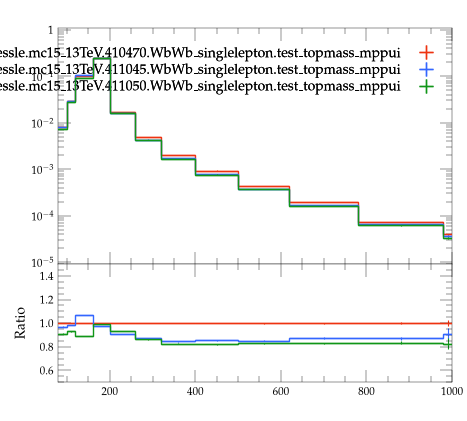

This figure's Python source:
#! /usr/bin/env python3

# This Python script was auto-generated using YODA v2.1.2.
# Analysis object: /WbWb_singlelepton/m_bw
# Timestamp: 07-08-2026 (09:16:01)

import matplotlib as mpl
import matplotlib.pyplot as plt
mpl.use('Agg') # comment out for interactive use
import os
import numpy as np
from numpy import nan, inf

plotDir = os.path.split(os.path.realpath(__file__))[0]
if 'YODA_USER_PLOT_PATH' in globals():
    plot_outdir = globals()['YODA_USER_PLOT_PATH']
else:
    plot_outdir = plotDir

#plot style
plt.style.use(os.path.join(plotDir, '../default.mplstyle'))
# plot metadata
figW, figH = plt.rcParams['figure.figsize']
ax_xLabel = ''
ax_yLabel = ''
ax_title  = ''
ax_xScale = 'linear'
ax_yScale = 'log'
xLims = (80.0, 1000.0)
yLims = (9e-06, 1.1)

# TeX-friendly labels for the legend
labels = {
  'legend' : ([ r"user.johessle.mc15\_13TeV.410470.WbWb\_singlelepton.test\_topmass\_mppui", r"user.johessle.mc15\_13TeV.411045.WbWb\_singlelepton.test\_topmass\_mppui", r"user.johessle.mc15\_13TeV.411050.WbWb\_singlelepton.test\_topmass\_mppui" ], r""),
}

# Adjust canvas width and height
canvasW = 10.0
canvasH = 9.0
figW *= canvasW/10.
figH *= canvasH/9.

# Create figure and axis objects
fig, (ax, ratio0_ax) = plt.subplots(2, 1, sharex=True,
                  figsize=(figW,figH), gridspec_kw={'height_ratios': (6.0, 3.0)})

# Set figure margins
plt.subplots_adjust(
    left   = 1.0 * plt.rcParams['figure.subplot.left'],
    right  = 1.0 * plt.rcParams['figure.subplot.right'],
    top    = 1.0 * plt.rcParams['figure.subplot.top'],
    bottom = 1.0 * plt.rcParams['figure.subplot.bottom'])

ratio0_ax.yaxis.set_major_locator(mpl.ticker.MultipleLocator(0.2))
ratio0_ax.set_ylim(0.5, 1.4999)
ratio0_ax.set_ylabel('Ratio')

# the numerical data is stored in a separate file
dataf = dict()
prefix = os.path.split(__file__)[0]
if prefix:    prefix = prefix + '/'
exec(open(prefix+'m_bw__data.py').read(), dataf)


legend_handles = dict() # keep track of handles for the legend

# style options for curves
# starts at zorder>=5 to draw curve on top of legend
styles = {
  'user.johessle.mc15_13TeV.410470.WbWb_singlelepton.test_topmass_mppui.yoda': {
    'color' : '#EE3311',
    'linestyle' : '-',
    'lineopacity' : 1.0,
    'linewidth' : 1,
    'marker' : 'none',
    'markersize' : 2,
    'capsize' : 0.0,
    'zorder' : 5,
    'histstyle' : 1,
    'drawstyle' : 'steps-pre',
    'xerrorbars' : 1,
    'yerrorbars' : 1,
    'fillcolor' : None,
    'fillopacity' : 1.0,
    'ratio0_linestyle' : '-',
    'ratio0_lineopacity' : 1.0,
    'ratio0_linewidth' : 1,
    'ratio0_marker' : 'none',
    'ratio0_markersize' : 2,
    'ratio0_capsize' : 0.0,
    'ratio0_zorder' : 5,
    'ratio0_histstyle' : 1,
    'ratio0_drawstyle' : 'steps-pre',
    'ratio0_xerrorbars' : 1,
    'ratio0_yerrorbars' : 1,
  },
  'user.johessle.mc15_13TeV.411045.WbWb_singlelepton.test_topmass_mppui.yoda': {
    'color' : '#3366FF',
    'linestyle' : '-',
    'lineopacity' : 1.0,
    'linewidth' : 1,
    'marker' : 'none',
    'markersize' : 2,
    'capsize' : 0.0,
    'zorder' : 6,
    'histstyle' : 1,
    'drawstyle' : 'steps-pre',
    'xerrorbars' : 1,
    'yerrorbars' : 1,
    'fillcolor' : None,
    'fillopacity' : 1.0,
    'ratio0_linestyle' : '-',
    'ratio0_lineopacity' : 1.0,
    'ratio0_linewidth' : 1,
    'ratio0_marker' : 'none',
    'ratio0_markersize' : 2,
    'ratio0_capsize' : 0.0,
    'ratio0_zorder' : 6,
    'ratio0_histstyle' : 1,
    'ratio0_drawstyle' : 'steps-pre',
    'ratio0_xerrorbars' : 1,
    'ratio0_yerrorbars' : 1,
  },
  'user.johessle.mc15_13TeV.411050.WbWb_singlelepton.test_topmass_mppui.yoda': {
    'color' : '#109618',
    'linestyle' : '-',
    'lineopacity' : 1.0,
    'linewidth' : 1,
    'marker' : 'none',
    'markersize' : 2,
    'capsize' : 0.0,
    'zorder' : 7,
    'histstyle' : 1,
    'drawstyle' : 'steps-pre',
    'xerrorbars' : 1,
    'yerrorbars' : 1,
    'fillcolor' : None,
    'fillopacity' : 1.0,
    'ratio0_linestyle' : '-',
    'ratio0_lineopacity' : 1.0,
    'ratio0_linewidth' : 1,
    'ratio0_marker' : 'none',
    'ratio0_markersize' : 2,
    'ratio0_capsize' : 0.0,
    'ratio0_zorder' : 7,
    'ratio0_histstyle' : 1,
    'ratio0_drawstyle' : 'steps-pre',
    'ratio0_xerrorbars' : 1,
    'ratio0_yerrorbars' : 1,
  },
}

# curve from input yoda files in main panel
for label, yvals in dataf['yvals'].items():
    if all(np.isnan(v) for v in dataf['yvals'][label]):
        continue
    tmp = None
    if styles[label]['histstyle']: # draw as histogram
        xpos = dataf['xedges'][label] if styles[label]['drawstyle'] else dataf['xpoints'][label]
        ypos = np.insert(yvals, 0, yvals[0]) if styles[label]['drawstyle'] else yvals
        if styles[label]['fillcolor']: # fill area below curve
            ax.fill_between(xpos, ypos, step='pre',
                            color=styles[label]['fillcolor'],
                            alpha=styles[label]['fillopacity'])
        tmp, = ax.plot(xpos, ypos,
                       color=styles[label]['color'],
                       linestyle=styles[label]['linestyle'],
                       alpha=styles[label]['lineopacity'],
                       linewidth=styles[label]['linewidth'],
                       drawstyle=styles[label]['drawstyle'], solid_joinstyle='miter',
                       zorder=styles[label]['zorder'], label=label)
    tmp = ax.errorbar(dataf['xpoints'][label], yvals,
                      xerr=np.array(dataf['xerrs'][label])*styles[label]['xerrorbars'],
                      yerr=np.array(dataf['yerrs'][label])*styles[label]['yerrorbars'],
                      fmt=styles[label]['marker'], capsize=styles[label]['capsize'],
                      alpha=styles[label]['lineopacity'],
                      markersize=styles[label]['markersize'],
                      ecolor=styles[label]['color'],
                      color=styles[label]['color'], zorder=styles[label]['zorder'])
    tmp[-1][0].set_linestyle(styles[label]['linestyle'])
    tmp[-1][0].set_linewidth(styles[label]['linewidth'])
    if label in dataf['add_legend_handle']:  legend_handles[label] = tmp
    for varLabel in dataf['variation_yvals'].keys():
        if varLabel.startswith(label):
            tmp, = ax.plot(dataf['xedges'][label], dataf['variation_yvals'][varLabel],
                           color=styles[label]['color'],
                           linestyle=styles[label]['linestyle'],
                           linewidth=styles[label]['linewidth'],
                           drawstyle='steps-pre', solid_joinstyle='miter',
                           zorder=styles[label]['zorder'], alpha=0.5)


# plots on ratio panel
# curve from input yoda files in ratio panel
for label, yvals in dataf['ratio0_yvals'].items():
    if all(np.isnan(v) for v in yvals):
        continue
    if styles[label]['ratio0_histstyle']: # plot as histogram
        xpos = dataf['xedges']['user.johessle.mc15_13TeV.410470.WbWb_singlelepton.test_topmass_mppui.yoda'] if styles[label]['ratio0_drawstyle'] else dataf['xpoints']['user.johessle.mc15_13TeV.410470.WbWb_singlelepton.test_topmass_mppui.yoda']
        ypos = np.insert(yvals, 0, yvals[0]) if styles[label]['ratio0_drawstyle'] else yvals
        ratio0_ax.plot(xpos, ypos,
                       color=styles[label]['color'],
                       linewidth=styles[label]['linewidth'],
                       linestyle=styles[label]['ratio0_linestyle'],
                       alpha=styles[label]['ratio0_lineopacity'],
                       drawstyle=styles[label]['ratio0_drawstyle'], zorder=styles[label]['zorder'],
                       solid_joinstyle='miter')
    tmp = ratio0_ax.errorbar(dataf['xpoints']['user.johessle.mc15_13TeV.410470.WbWb_singlelepton.test_topmass_mppui.yoda'], yvals,
                             xerr=np.array(dataf['ref_xerrs'])*styles[label]['ratio0_xerrorbars'],
                             yerr=np.array(dataf['ratio0_yerrs'][label])*styles[label]['ratio0_yerrorbars'],
                             fmt=styles[label]['ratio0_marker'], capsize=styles[label]['ratio0_capsize'],
                             alpha=styles[label]['ratio0_lineopacity'],
                             markersize=styles[label]['ratio0_markersize'],
                             ecolor=styles[label]['color'],
                             color=styles[label]['color'])
    tmp[-1][0].set_linestyle(styles[label]['ratio0_linestyle'])
    tmp[-1][0].set_linewidth(styles[label]['ratio0_linewidth'])

    for varlabel in dataf['ratio0_variation_vals'].keys():
        if varlabel.startswith(label):
            ratio0_ax.plot(dataf['xedges']['user.johessle.mc15_13TeV.410470.WbWb_singlelepton.test_topmass_mppui.yoda'],
                            dataf['ratio0_variation_vals'][varlabel],
                            color=styles[label]['color'],
                            linestyle=styles[label]['linestyle'],
                            linewidth=styles[label]['linewidth'],
                            drawstyle='steps-pre', solid_joinstyle='miter',
                            zorder=1, alpha=0.5)

legend_items = list(legend_handles.values())
ax.add_artist(ax.legend(legend_items,
                        labels['legend'][0],
                        title=labels['legend'][1],
                        alignment='right',
                        loc='upper right',
                        bbox_to_anchor=(1.0, 0.97),markerfirst=False))

# set plot metadata as defined above
ratio0_ax.set_xlabel(ax_xLabel)
ratio0_ax.xaxis.set_label_coords(1., -0.15)
ax.set_ylabel(ax_yLabel, ha='right', va='top')
ax.yaxis.set_label_coords(-0.11, 1.0)
ax.set_title(ax_title, loc='left')
ax.set_xscale(ax_xScale)
ax.set_yscale(ax_yScale)
ratio0_ax.set_yscale('linear')
ax.set_xlim(xLims)
ax.set_ylim(yLims)

# tick formatting
plt.rcParams['xtick.top'] = True
plt.rcParams['ytick.right'] = True
ax.yaxis.set_major_locator(mpl.ticker.LogLocator(base=10.0, numticks=np.inf))
ax.yaxis.set_minor_locator(mpl.ticker.LogLocator(
                           base=10.0, subs=np.arange(0.1, 1, 0.1), numticks=np.inf))
fig.align_ylabels((ax, ratio0_ax))
plt.savefig(os.path.join(plot_outdir, 'm_bw.pdf'), format='PDF')
plt.savefig(os.path.join(plot_outdir, 'm_bw.png'), format='PNG')

plt.close(fig)
